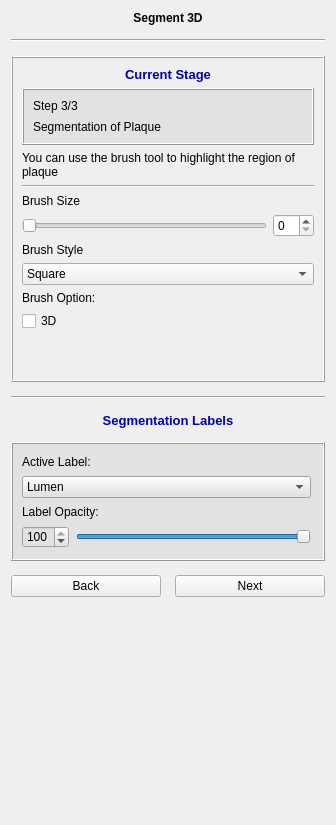
<?xml version="1.0" encoding="UTF-8"?>
<ui version="4.0">
 <class>ModuleWidget</class>
 <widget class="QWidget" name="ModuleWidget">
  <property name="geometry">
   <rect>
    <x>0</x>
    <y>0</y>
    <width>336</width>
    <height>825</height>
   </rect>
  </property>
  <property name="minimumSize">
   <size>
    <width>0</width>
    <height>0</height>
   </size>
  </property>
  <property name="font">
   <font>
    <family>Arial</family>
   </font>
  </property>
  <property name="windowTitle">
   <string>Widget</string>
  </property>
  <layout class="QVBoxLayout" name="verticalLayout_2">
   <property name="spacing">
    <number>14</number>
   </property>
   <item>
    <widget class="QLabel" name="label">
     <property name="font">
      <font>
       <family>Arial</family>
       <pointsize>9</pointsize>
       <weight>75</weight>
       <bold>true</bold>
      </font>
     </property>
     <property name="text">
      <string>Segment 3D</string>
     </property>
     <property name="alignment">
      <set>Qt::AlignCenter</set>
     </property>
    </widget>
   </item>
   <item>
    <widget class="Line" name="line_2">
     <property name="orientation">
      <enum>Qt::Horizontal</enum>
     </property>
    </widget>
   </item>
   <item>
    <widget class="QStackedWidget" name="stackedWidget">
     <property name="frameShape">
      <enum>QFrame::Box</enum>
     </property>
     <property name="frameShadow">
      <enum>QFrame::Raised</enum>
     </property>
     <property name="currentIndex">
      <number>2</number>
     </property>
     <widget class="QWidget" name="page">
      <layout class="QVBoxLayout" name="verticalLayout">
       <item>
        <widget class="QLabel" name="label_37">
         <property name="font">
          <font>
           <pointsize>10</pointsize>
           <weight>75</weight>
           <bold>true</bold>
          </font>
         </property>
         <property name="text">
          <string>&lt;html&gt;&lt;head/&gt;&lt;body&gt;&lt;p&gt;&lt;span style=&quot; color:#0000a5;&quot;&gt;Current Stage&lt;/span&gt;&lt;/p&gt;&lt;/body&gt;&lt;/html&gt;</string>
         </property>
         <property name="alignment">
          <set>Qt::AlignCenter</set>
         </property>
        </widget>
       </item>
       <item>
        <widget class="QFrame" name="frame_9">
         <property name="minimumSize">
          <size>
           <width>0</width>
           <height>0</height>
          </size>
         </property>
         <property name="font">
          <font>
           <family>Arial</family>
           <pointsize>10</pointsize>
          </font>
         </property>
         <property name="styleSheet">
          <string notr="true">background-color: rgb(226, 226, 226)</string>
         </property>
         <property name="frameShape">
          <enum>QFrame::Box</enum>
         </property>
         <property name="frameShadow">
          <enum>QFrame::Raised</enum>
         </property>
         <property name="lineWidth">
          <number>1</number>
         </property>
         <layout class="QVBoxLayout" name="verticalLayout_23">
          <property name="spacing">
           <number>7</number>
          </property>
          <item>
           <layout class="QVBoxLayout" name="verticalLayout_24">
            <property name="spacing">
             <number>7</number>
            </property>
            <item>
             <layout class="QHBoxLayout" name="horizontalLayout_15">
              <item>
               <widget class="QLabel" name="label_38">
                <property name="font">
                 <font>
                  <family>Arial</family>
                 </font>
                </property>
                <property name="text">
                 <string>Step 1/3</string>
                </property>
               </widget>
              </item>
             </layout>
            </item>
           </layout>
          </item>
          <item>
           <widget class="QLabel" name="label_39">
            <property name="font">
             <font>
              <family>Arial</family>
             </font>
            </property>
            <property name="text">
             <string>Select ROI</string>
            </property>
           </widget>
          </item>
         </layout>
        </widget>
       </item>
       <item>
        <widget class="QLabel" name="label_8">
         <property name="text">
          <string>Selects the region of interest (ROI) for segmentation</string>
         </property>
         <property name="wordWrap">
          <bool>true</bool>
         </property>
        </widget>
       </item>
       <item>
        <widget class="Line" name="line_10">
         <property name="orientation">
          <enum>Qt::Horizontal</enum>
         </property>
        </widget>
       </item>
       <item>
        <widget class="QLabel" name="label_9">
         <property name="text">
          <string>ROI center position (x, y, z):</string>
         </property>
        </widget>
       </item>
       <item>
        <layout class="QHBoxLayout" name="horizontalLayout_8">
         <property name="bottomMargin">
          <number>0</number>
         </property>
         <item>
          <widget class="QSpinBox" name="centerSpinBox1">
           <property name="buttonSymbols">
            <enum>QAbstractSpinBox::NoButtons</enum>
           </property>
          </widget>
         </item>
         <item>
          <widget class="QSpinBox" name="centerSpinBox2">
           <property name="buttonSymbols">
            <enum>QAbstractSpinBox::NoButtons</enum>
           </property>
          </widget>
         </item>
         <item>
          <widget class="QSpinBox" name="centerSpinBox3">
           <property name="buttonSymbols">
            <enum>QAbstractSpinBox::NoButtons</enum>
           </property>
          </widget>
         </item>
        </layout>
       </item>
       <item>
        <widget class="QLabel" name="label_10">
         <property name="text">
          <string>ROI size (x,y,z)</string>
         </property>
        </widget>
       </item>
       <item>
        <layout class="QHBoxLayout" name="horizontalLayout_16">
         <property name="bottomMargin">
          <number>0</number>
         </property>
         <item>
          <widget class="QSpinBox" name="sizeSpinBox1">
           <property name="buttonSymbols">
            <enum>QAbstractSpinBox::NoButtons</enum>
           </property>
          </widget>
         </item>
         <item>
          <widget class="QSpinBox" name="sizeSpinBox2">
           <property name="buttonSymbols">
            <enum>QAbstractSpinBox::NoButtons</enum>
           </property>
          </widget>
         </item>
         <item>
          <widget class="QSpinBox" name="sizeSpinBox3">
           <property name="buttonSymbols">
            <enum>QAbstractSpinBox::NoButtons</enum>
           </property>
          </widget>
         </item>
        </layout>
       </item>
       <item>
        <widget class="QPushButton" name="resetROIPushButton">
         <property name="text">
          <string>Reset ROI</string>
         </property>
        </widget>
       </item>
       <item>
        <widget class="QPushButton" name="segmentationPushButton">
         <property name="text">
          <string>Segmentation</string>
         </property>
        </widget>
       </item>
       <item>
        <spacer name="verticalSpacer_8">
         <property name="orientation">
          <enum>Qt::Vertical</enum>
         </property>
         <property name="sizeHint" stdset="0">
          <size>
           <width>20</width>
           <height>40</height>
          </size>
         </property>
        </spacer>
       </item>
      </layout>
     </widget>
     <widget class="QWidget" name="page_4">
      <layout class="QVBoxLayout" name="verticalLayout_15">
       <item>
        <widget class="QLabel" name="label_21">
         <property name="font">
          <font>
           <pointsize>10</pointsize>
           <weight>75</weight>
           <bold>true</bold>
          </font>
         </property>
         <property name="text">
          <string>&lt;html&gt;&lt;head/&gt;&lt;body&gt;&lt;p&gt;&lt;span style=&quot; color:#0000a5;&quot;&gt;Current Stage&lt;/span&gt;&lt;/p&gt;&lt;/body&gt;&lt;/html&gt;</string>
         </property>
         <property name="alignment">
          <set>Qt::AlignCenter</set>
         </property>
        </widget>
       </item>
       <item>
        <widget class="QFrame" name="frame_5">
         <property name="minimumSize">
          <size>
           <width>0</width>
           <height>0</height>
          </size>
         </property>
         <property name="font">
          <font>
           <family>Arial</family>
           <pointsize>10</pointsize>
          </font>
         </property>
         <property name="styleSheet">
          <string notr="true">background-color: rgb(226, 226, 226)</string>
         </property>
         <property name="frameShape">
          <enum>QFrame::Box</enum>
         </property>
         <property name="frameShadow">
          <enum>QFrame::Raised</enum>
         </property>
         <property name="lineWidth">
          <number>1</number>
         </property>
         <layout class="QVBoxLayout" name="verticalLayout_11">
          <property name="spacing">
           <number>7</number>
          </property>
          <item>
           <layout class="QVBoxLayout" name="verticalLayout_12">
            <property name="spacing">
             <number>7</number>
            </property>
            <item>
             <layout class="QHBoxLayout" name="horizontalLayout_11">
              <item>
               <widget class="QLabel" name="label_23">
                <property name="font">
                 <font>
                  <family>Arial</family>
                 </font>
                </property>
                <property name="text">
                 <string>Step 2/3</string>
                </property>
               </widget>
              </item>
             </layout>
            </item>
           </layout>
          </item>
          <item>
           <widget class="QLabel" name="label_18">
            <property name="font">
             <font>
              <family>Arial</family>
             </font>
            </property>
            <property name="text">
             <string>Segmentation of Vessel and Lumen</string>
            </property>
           </widget>
          </item>
         </layout>
        </widget>
       </item>
       <item>
        <widget class="Line" name="line_7">
         <property name="orientation">
          <enum>Qt::Horizontal</enum>
         </property>
        </widget>
       </item>
       <item>
        <widget class="QLabel" name="label_20">
         <property name="text">
          <string>Use the Contour Widget to highlight the vessel wall and the lumen, select the layer by the window below</string>
         </property>
         <property name="wordWrap">
          <bool>true</bool>
         </property>
        </widget>
       </item>
       <item>
        <widget class="Line" name="line_3">
         <property name="orientation">
          <enum>Qt::Horizontal</enum>
         </property>
        </widget>
       </item>
       <item>
        <widget class="QRadioButton" name="radioButton">
         <property name="text">
          <string>Smooth Curve</string>
         </property>
         <property name="checked">
          <bool>true</bool>
         </property>
        </widget>
       </item>
       <item>
        <widget class="QRadioButton" name="radioButton_2">
         <property name="text">
          <string>Polygon</string>
         </property>
        </widget>
       </item>
       <item>
        <widget class="QCheckBox" name="checkBox">
         <property name="text">
          <string>Close Polygon as the user select vertics</string>
         </property>
        </widget>
       </item>
       <item>
        <spacer name="verticalSpacer_3">
         <property name="orientation">
          <enum>Qt::Vertical</enum>
         </property>
         <property name="sizeHint" stdset="0">
          <size>
           <width>20</width>
           <height>40</height>
          </size>
         </property>
        </spacer>
       </item>
      </layout>
     </widget>
     <widget class="QWidget" name="page_3">
      <layout class="QVBoxLayout" name="verticalLayout_10">
       <item>
        <widget class="QLabel" name="label_25">
         <property name="font">
          <font>
           <pointsize>10</pointsize>
           <weight>75</weight>
           <bold>true</bold>
          </font>
         </property>
         <property name="text">
          <string>&lt;html&gt;&lt;head/&gt;&lt;body&gt;&lt;p&gt;&lt;span style=&quot; color:#0000a5;&quot;&gt;Current Stage&lt;/span&gt;&lt;/p&gt;&lt;/body&gt;&lt;/html&gt;</string>
         </property>
         <property name="alignment">
          <set>Qt::AlignCenter</set>
         </property>
        </widget>
       </item>
       <item>
        <widget class="QFrame" name="frame_6">
         <property name="minimumSize">
          <size>
           <width>0</width>
           <height>0</height>
          </size>
         </property>
         <property name="font">
          <font>
           <family>Arial</family>
           <pointsize>10</pointsize>
          </font>
         </property>
         <property name="styleSheet">
          <string notr="true">background-color: rgb(226, 226, 226)</string>
         </property>
         <property name="frameShape">
          <enum>QFrame::Box</enum>
         </property>
         <property name="frameShadow">
          <enum>QFrame::Raised</enum>
         </property>
         <property name="lineWidth">
          <number>1</number>
         </property>
         <layout class="QVBoxLayout" name="verticalLayout_13">
          <property name="spacing">
           <number>7</number>
          </property>
          <item>
           <layout class="QVBoxLayout" name="verticalLayout_14">
            <property name="spacing">
             <number>7</number>
            </property>
            <item>
             <layout class="QHBoxLayout" name="horizontalLayout_12">
              <item>
               <widget class="QLabel" name="label_26">
                <property name="font">
                 <font>
                  <family>Arial</family>
                 </font>
                </property>
                <property name="text">
                 <string>Step 3/3</string>
                </property>
               </widget>
              </item>
             </layout>
            </item>
           </layout>
          </item>
          <item>
           <widget class="QLabel" name="label_27">
            <property name="font">
             <font>
              <family>Arial</family>
             </font>
            </property>
            <property name="text">
             <string>Segmentation of Plaque</string>
            </property>
           </widget>
          </item>
         </layout>
        </widget>
       </item>
       <item>
        <widget class="QLabel" name="label_22">
         <property name="text">
          <string>You can use the brush tool to highlight the region of plaque</string>
         </property>
         <property name="wordWrap">
          <bool>true</bool>
         </property>
        </widget>
       </item>
       <item>
        <widget class="Line" name="line_5">
         <property name="orientation">
          <enum>Qt::Horizontal</enum>
         </property>
        </widget>
       </item>
       <item>
        <widget class="QLabel" name="label_16">
         <property name="text">
          <string>Brush Size</string>
         </property>
        </widget>
       </item>
       <item>
        <layout class="QHBoxLayout" name="horizontalLayout">
         <item>
          <widget class="QSlider" name="BrushSizeSlider">
           <property name="maximum">
            <number>40</number>
           </property>
           <property name="orientation">
            <enum>Qt::Horizontal</enum>
           </property>
          </widget>
         </item>
         <item>
          <widget class="QSpinBox" name="BrushSizeSpinBox">
           <property name="maximum">
            <number>40</number>
           </property>
          </widget>
         </item>
        </layout>
       </item>
       <item>
        <widget class="QLabel" name="label_17">
         <property name="text">
          <string>Brush Style</string>
         </property>
        </widget>
       </item>
       <item>
        <layout class="QHBoxLayout" name="horizontalLayout_9">
         <item>
          <widget class="QComboBox" name="BrushComBox">
           <item>
            <property name="text">
             <string>Square</string>
            </property>
           </item>
           <item>
            <property name="text">
             <string>Circle</string>
            </property>
           </item>
          </widget>
         </item>
        </layout>
       </item>
       <item>
        <widget class="QLabel" name="label_15">
         <property name="text">
          <string>Brush Option:</string>
         </property>
        </widget>
       </item>
       <item>
        <widget class="QCheckBox" name="checkBox_2">
         <property name="text">
          <string>3D</string>
         </property>
        </widget>
       </item>
       <item>
        <spacer name="verticalSpacer">
         <property name="orientation">
          <enum>Qt::Vertical</enum>
         </property>
         <property name="sizeHint" stdset="0">
          <size>
           <width>20</width>
           <height>40</height>
          </size>
         </property>
        </spacer>
       </item>
      </layout>
      <zorder>label_22</zorder>
      <zorder>line_5</zorder>
      <zorder>label_17</zorder>
      <zorder>verticalSpacer</zorder>
      <zorder>label_25</zorder>
      <zorder>frame_6</zorder>
      <zorder>checkBox_2</zorder>
      <zorder>label_15</zorder>
      <zorder>label_16</zorder>
     </widget>
     <widget class="QWidget" name="page_2">
      <layout class="QVBoxLayout" name="verticalLayout_8">
       <item>
        <widget class="QLabel" name="label_2">
         <property name="text">
          <string>2D Measurement</string>
         </property>
        </widget>
       </item>
       <item>
        <widget class="QTableWidget" name="tableWidget">
         <property name="sizePolicy">
          <sizepolicy hsizetype="Expanding" vsizetype="Expanding">
           <horstretch>0</horstretch>
           <verstretch>0</verstretch>
          </sizepolicy>
         </property>
         <property name="font">
          <font>
           <family>Arial</family>
          </font>
         </property>
         <property name="autoScroll">
          <bool>true</bool>
         </property>
         <property name="selectionMode">
          <enum>QAbstractItemView::ExtendedSelection</enum>
         </property>
         <property name="showGrid">
          <bool>true</bool>
         </property>
         <property name="wordWrap">
          <bool>true</bool>
         </property>
         <property name="cornerButtonEnabled">
          <bool>true</bool>
         </property>
         <attribute name="horizontalHeaderCascadingSectionResizes">
          <bool>false</bool>
         </attribute>
         <attribute name="horizontalHeaderDefaultSectionSize">
          <number>100</number>
         </attribute>
         <attribute name="horizontalHeaderHighlightSections">
          <bool>true</bool>
         </attribute>
         <attribute name="horizontalHeaderShowSortIndicator" stdset="0">
          <bool>false</bool>
         </attribute>
         <attribute name="verticalHeaderCascadingSectionResizes">
          <bool>false</bool>
         </attribute>
         <row>
          <property name="text">
           <string>Lumen Area / mm^2</string>
          </property>
         </row>
         <row>
          <property name="text">
           <string>Vessel Wall Area / mm^2</string>
          </property>
         </row>
         <row>
          <property name="text">
           <string>Wall Thickness / mm</string>
          </property>
         </row>
         <row>
          <property name="text">
           <string>NMI</string>
          </property>
         </row>
         <column>
          <property name="text">
           <string>Value</string>
          </property>
         </column>
        </widget>
       </item>
       <item>
        <widget class="QLabel" name="label_3">
         <property name="text">
          <string>3D Measurement</string>
         </property>
        </widget>
       </item>
       <item>
        <widget class="QTableWidget" name="tableWidget_2">
         <attribute name="horizontalHeaderDefaultSectionSize">
          <number>130</number>
         </attribute>
         <row>
          <property name="text">
           <string>Lumen /mm^3</string>
          </property>
         </row>
         <row>
          <property name="text">
           <string>Vessel Wall /mm^3</string>
          </property>
         </row>
         <row>
          <property name="text">
           <string>Total Plaque /mm^3</string>
          </property>
         </row>
         <row>
          <property name="text">
           <string>Calcification /mm^3</string>
          </property>
         </row>
         <row>
          <property name="text">
           <string>Hemorrhage /mm^3</string>
          </property>
         </row>
         <row>
          <property name="text">
           <string>LRNC /mm^3</string>
          </property>
         </row>
         <column>
          <property name="text">
           <string>Volume</string>
          </property>
         </column>
        </widget>
       </item>
       <item>
        <layout class="QHBoxLayout" name="horizontalLayout_2">
         <property name="bottomMargin">
          <number>0</number>
         </property>
         <item>
          <widget class="QLabel" name="label_4">
           <property name="text">
            <string>Stenosis %</string>
           </property>
          </widget>
         </item>
         <item>
          <spacer name="horizontalSpacer">
           <property name="orientation">
            <enum>Qt::Horizontal</enum>
           </property>
           <property name="sizeHint" stdset="0">
            <size>
             <width>40</width>
             <height>20</height>
            </size>
           </property>
          </spacer>
         </item>
         <item>
          <widget class="QSpinBox" name="spinBox_2">
           <property name="buttonSymbols">
            <enum>QAbstractSpinBox::NoButtons</enum>
           </property>
          </widget>
         </item>
        </layout>
       </item>
       <item>
        <spacer name="verticalSpacer_4">
         <property name="orientation">
          <enum>Qt::Vertical</enum>
         </property>
         <property name="sizeHint" stdset="0">
          <size>
           <width>20</width>
           <height>40</height>
          </size>
         </property>
        </spacer>
       </item>
       <item>
        <widget class="Line" name="line_4">
         <property name="orientation">
          <enum>Qt::Horizontal</enum>
         </property>
        </widget>
       </item>
      </layout>
     </widget>
    </widget>
   </item>
   <item>
    <widget class="Line" name="line">
     <property name="orientation">
      <enum>Qt::Horizontal</enum>
     </property>
    </widget>
   </item>
   <item>
    <widget class="QLabel" name="label_14">
     <property name="font">
      <font>
       <pointsize>11</pointsize>
       <weight>75</weight>
       <bold>true</bold>
      </font>
     </property>
     <property name="text">
      <string>&lt;html&gt;&lt;head/&gt;&lt;body&gt;&lt;p&gt;&lt;span style=&quot; font-size:10pt; color:#0000b3;&quot;&gt;Segmentation Labels&lt;/span&gt;&lt;/p&gt;&lt;/body&gt;&lt;/html&gt;</string>
     </property>
     <property name="alignment">
      <set>Qt::AlignCenter</set>
     </property>
    </widget>
   </item>
   <item>
    <widget class="QFrame" name="frame_4">
     <property name="minimumSize">
      <size>
       <width>0</width>
       <height>0</height>
      </size>
     </property>
     <property name="styleSheet">
      <string notr="true">background-color: rgb(226, 226, 226)</string>
     </property>
     <property name="frameShape">
      <enum>QFrame::Box</enum>
     </property>
     <property name="frameShadow">
      <enum>QFrame::Raised</enum>
     </property>
     <layout class="QVBoxLayout" name="verticalLayout_9">
      <property name="spacing">
       <number>7</number>
      </property>
      <property name="topMargin">
       <number>11</number>
      </property>
      <property name="rightMargin">
       <number>12</number>
      </property>
      <property name="bottomMargin">
       <number>11</number>
      </property>
      <item>
       <widget class="QLabel" name="label_12">
        <property name="font">
         <font>
          <family>Arial</family>
         </font>
        </property>
        <property name="text">
         <string>Active Label:</string>
        </property>
       </widget>
      </item>
      <item>
       <widget class="QComboBox" name="labelComboBox">
        <property name="font">
         <font>
          <family>Arial</family>
         </font>
        </property>
        <property name="iconSize">
         <size>
          <width>13</width>
          <height>13</height>
         </size>
        </property>
        <item>
         <property name="text">
          <string>Lumen</string>
         </property>
         <property name="icon">
          <iconset resource="../../resources/Project.qrc">
           <normaloff>:/icons/redbox.png</normaloff>:/icons/redbox.png</iconset>
         </property>
        </item>
        <item>
         <property name="text">
          <string>Vessel Wall</string>
         </property>
         <property name="icon">
          <iconset resource="../../resources/Project.qrc">
           <normaloff>:/icons/bluebox.png</normaloff>:/icons/bluebox.png</iconset>
         </property>
        </item>
        <item>
         <property name="text">
          <string>Calcification</string>
         </property>
         <property name="icon">
          <iconset resource="../../resources/Project.qrc">
           <normaloff>:/icons/greenbox.png</normaloff>:/icons/greenbox.png</iconset>
         </property>
        </item>
        <item>
         <property name="text">
          <string>Hemorrhage</string>
         </property>
         <property name="icon">
          <iconset resource="../../resources/Project.qrc">
           <normaloff>:/icons/yellowbox.png</normaloff>:/icons/yellowbox.png</iconset>
         </property>
        </item>
        <item>
         <property name="text">
          <string>LRNC</string>
         </property>
         <property name="icon">
          <iconset resource="../../resources/Project.qrc">
           <normaloff>:/icons/lightbluebox.png</normaloff>:/icons/lightbluebox.png</iconset>
         </property>
        </item>
        <item>
         <property name="text">
          <string>LM</string>
         </property>
         <property name="icon">
          <iconset resource="../../resources/Project.qrc">
           <normaloff>:/icons/purplebox.png</normaloff>:/icons/purplebox.png</iconset>
         </property>
        </item>
       </widget>
      </item>
      <item>
       <layout class="QHBoxLayout" name="horizontalLayout_5">
        <property name="topMargin">
         <number>0</number>
        </property>
       </layout>
      </item>
      <item>
       <widget class="QLabel" name="label_13">
        <property name="font">
         <font>
          <family>Arial</family>
         </font>
        </property>
        <property name="text">
         <string>Label Opacity:</string>
        </property>
       </widget>
      </item>
      <item>
       <layout class="QHBoxLayout" name="horizontalLayout_6">
        <property name="topMargin">
         <number>0</number>
        </property>
        <property name="bottomMargin">
         <number>0</number>
        </property>
        <item>
         <widget class="QSpinBox" name="opacitySpinBox">
          <property name="maximum">
           <number>100</number>
          </property>
          <property name="value">
           <number>100</number>
          </property>
         </widget>
        </item>
        <item>
         <widget class="QSlider" name="opacitySlider">
          <property name="maximum">
           <number>100</number>
          </property>
          <property name="value">
           <number>100</number>
          </property>
          <property name="sliderPosition">
           <number>100</number>
          </property>
          <property name="orientation">
           <enum>Qt::Horizontal</enum>
          </property>
         </widget>
        </item>
       </layout>
      </item>
     </layout>
    </widget>
   </item>
   <item>
    <layout class="QHBoxLayout" name="horizontalLayout_4">
     <property name="topMargin">
      <number>0</number>
     </property>
     <item>
      <widget class="QPushButton" name="BackBtn">
       <property name="text">
        <string>Back</string>
       </property>
      </widget>
     </item>
     <item>
      <widget class="QPushButton" name="NextBtn">
       <property name="text">
        <string>Next</string>
       </property>
      </widget>
     </item>
    </layout>
   </item>
   <item>
    <spacer name="verticalSpacer_2">
     <property name="orientation">
      <enum>Qt::Vertical</enum>
     </property>
     <property name="sizeHint" stdset="0">
      <size>
       <width>20</width>
       <height>40</height>
      </size>
     </property>
    </spacer>
   </item>
  </layout>
 </widget>
 <resources>
  <include location="../../resources/Project.qrc"/>
 </resources>
 <connections/>
</ui>
